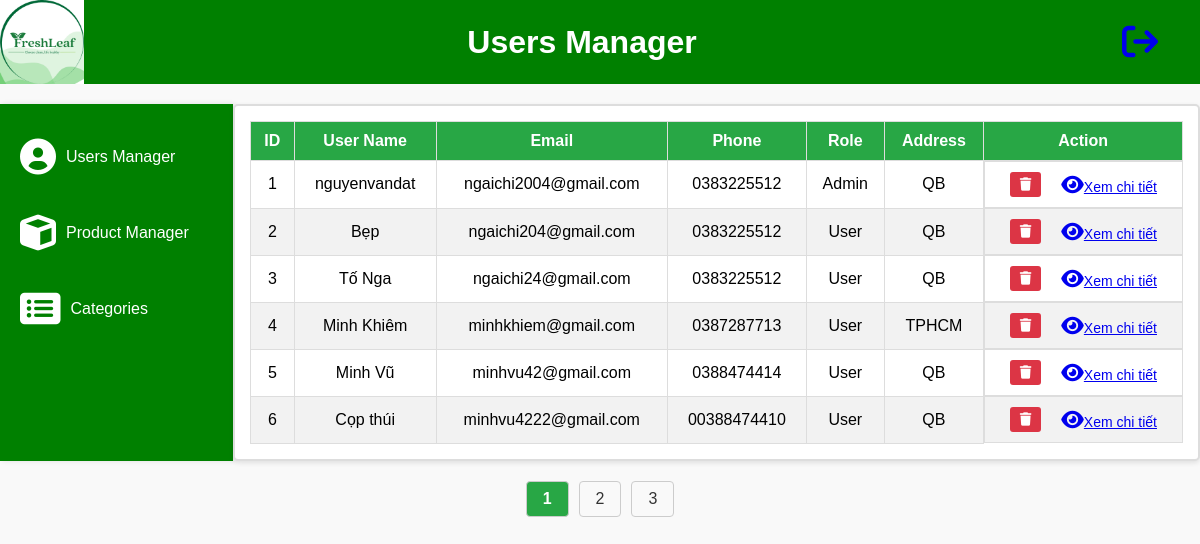
The app's page /Admin/UserManager (signed in) with its own data.
### tables this page shows
CREATE TABLE `users` (
  `user_id` int(11) NOT NULL,
  `user_name` varchar(100) NOT NULL,
  `password` char(100) NOT NULL,
  `email` varchar(100) NOT NULL,
  `phone` char(10) NOT NULL,
  `role` enum('User','Admin') DEFAULT 'User',
  `avatar` varchar(200) DEFAULT NULL,
  `address` text DEFAULT NULL
);

### mvc/core/Controller.php (called while the page is built, shortened)
<?php
class Controller {
    public function view($view, $data = []) {
        require_once "./mvc/views/" . $view . ".php";
    }
}
?>

### mvc/core/App.php (called while the page is built, shortened)
<?php
class App {
    protected $method = 'index';
    public function __construct() {
        $url = $this->parseUrl();
        if (isset($url[0]) && file_exists('./mvc/controller/' . $url[0] . 'Controller.php')) {
            unset($url[0]);
        }
        $controller = new $this->controller;
        if (isset($url[1]) && method_exists($controller, $url[1])) {
            $this->method = $url[1];
            unset($url[1]);
        }
        $this->params = $url ? array_values($url) : [];
        call_user_func_array([$controller, $this->method], $this->params);
    }
    public function parseUrl() {
        if (isset($_GET['url']) && is_string($_GET['url'])) {
            return explode('/', filter_var(rtrim($_GET['url'], '/'), FILTER_SANITIZE_URL));
        }
        return [];
    }
}
?>

### index.php (called while the page is built)
<?php
require_once './mvc/core/App.php';
require_once './mvc/core/Db.php';
require_once './mvc/core/Controller.php';
$app = new App;
?>

### mvc/core/Db.php (called while the page is built, shortened)
<?php
class Db {
    private $host = "localhost";
    private $username = "root";
    private $password = "";
    private $dbname = "freshLeaf_website";
    public function __construct() {
        $this->conn = new mysqli($this->host, $this->username, $this->password, $this->dbname);
    }
}
?>

### mvc/model/UserModel.php (called while the page is built, shortened)
<?php
require_once('C:\xampp\htdocs\Testfreshlead\mvc\core\Db.php');
    class UserModel extends Db{
        public function getAllUserPagination($limit, $offset) {
            $sql = "SELECT * FROM Users LIMIT ? OFFSET ?";
            $stmt = $this->conn->prepare($sql);
            $stmt->bind_param("ii", $limit, $offset);
            $stmt->execute();
            $result = $stmt->get_result();
            return $result ? $result->fetch_all(MYSQLI_ASSOC) : [];
        }
    }
?>

### mvc/views/Admin/UsersManager.php (the view, shortened to what this page needs)
<?php
    require_once('C:\xampp\htdocs\Testfreshlead\mvc\controller\AdminController.php');
    $Users = $data['user'];
    $totalPages = $data['totalPages'];
    $currentPage= $data['currentPage'];
?>
<!DOCTYPE html>
<html lang="en">
<head>
    <link rel="stylesheet" href="https://cdnjs.cloudflare.com/ajax/libs/font-awesome/4.7.0/css/font-awesome.min.css">
    <link href="https://cdnjs.cloudflare.com/ajax/libs/font-awesome/6.0.0-beta3/css/all.min.css" rel="stylesheet">
    <link rel="stylesheet" href="/Testfreshlead/public/css/users.css?v=<?php echo time();?>">
</head>
<body>
    <div class="title">
        <img src="/Testfreshlead/public/images/logo_website.png" alt="">
        <h1>Users Manager</h1>
        <div class="logout"><a href="/Testfreshlead/User/Logout"><i class="fa fa-sign-out" style="font-size:36px"></i></a></div>
    </div>
    <div class="content">
        <div class="navigation">
            <button class="btn">
                <a href="/Testfreshlead/Admin/UserManager"><i class="fa fa-user-circle-o" style="font-size:36px"></i>Users Manager</a>
            </button>
            <button class="btn">
            <a href="/Testfreshlead/Admin/ProductManager">
            <i class="fas fa-cube" style="font-size:36px"></i>
                Product Manager
            </a>
            </button>
            <button class="btn">
                <a href="/Testfreshlead/Admin/Categories">
                    <i class="fa fa-list-alt" style="font-size:36px;"></i>Categories
                </a>
            </button>
        </div>
        <div class="tableContent">
            <table>
                <thead>
                    <tr>
                        <th>ID</th>
                        <th>User Name</th>
                        <th>Email</th>
                        <th>Phone</th>
                        <th>Role</th>
                        <th>Address</th>
                        <th>Action</th>
                    </tr>
                </thead>
                <tbody>
                    <?php foreach ($Users as $user): ?>
                        <tr class="tableBody">
                            <td><?php echo $user['user_id']; ?></td>
                            <td><?php echo $user['user_name']; ?></td>
                            <td><?php echo $user['email']; ?></td>
                            <td>0<?php echo $user['phone']; ?></td>
                            <td><?php echo $user['role']; ?></td>
                            <td><?php echo $user['address'] ?></td>
                            <td class="action">
                                <form method="POST" action="/Testfreshlead/Admin/deleteUser" onsubmit="return confirm('Are you sure you want to delete this user?');">
                                    <button type="submit" class="delete-btn">
                                        <i class="fa fa-trash"></i>
                                    </button>
                                </form>
                                    <div class="contentDetail"><a href="/Testfreshlead/Admin/userDetail/<?php echo $user['user_id'] ?>"><i class="fa fa-eye" style="font-size:20px"></i>Xem chi tiết</a></div>
                            </td>
                        </tr>
                    <?php endforeach; ?>
                </tbody>
            </table>
        </div>
    </div>
    <div class="pagination">
            <?php for ($i = 1; $i <= $totalPages; $i++): ?>
                <a href="/Testfreshlead/Admin/UserManager?page=<?php echo $i; ?>"
                    class="<?php echo $i === $currentPage ? 'active' : ''; ?>">
                    <?php echo $i; ?>
                </a>
            <?php endfor; ?>
        </div>
</body>
</html>

### mvc/controller/AdminController.php (shortened to what this page needs)
<?php
require_once('C:\xampp\htdocs\Testfreshlead\mvc\model\UserModel.php');
require_once('C:\xampp\htdocs\Testfreshlead\mvc\core\Controller.php');
    class AdminController extends Controller{
        public function UserManager(){
            $limit = 6;
            $page = isset($_GET['page']) ? max(1, (int)$_GET['page']) : 1;
            $offset = ($page - 1) * $limit;
            $this->model = new UserModel();
            $getUser = $this->model->getAllUserPagination($limit, $offset);
            $totalUser = $this->model->getCoutnUser();
            $totalPages = ceil($totalUser / $limit);
            if (empty($getUser)) {
                echo "Không có sản phẩm nào trong Database";
            } else {
                $this->view("./Admin/UsersManager", ["user" => $getUser,"totalPages" => $totalPages,"currentPage" => $page]);
            }
        }
    }
?>

### Public/Css/users.css (style rules this page uses)
body { font-family: Arial, sans-serif; margin: 0; padding: 0; background-color: #f9f9f9; }
.title { display: flex; background-color: green; justify-content: space-between; align-items: center; color: white; text-align: center; font-weight: bold; }
.title img { width: 7%; height:10%; }
.title .logout { width: 10%; }
.content { display: flex; padding-top: 20px; }
.navigation { border: none; background-color: green; padding: 20px 0; width: 300px; height: auto; box-shadow: 2px 0 5px rgba(0, 0, 0, 0.1); }
.navigation .btn { display: block; width: 100%; align-items: center; padding: 15px 20px; margin-bottom: 10px; color: white; text-decoration: none; background-color: transparent; border: none; cursor: pointer; transition: background-color 0.3s ease; }
.navigation .btn a { text-decoration: none; color: white; font-size: 16px; display: flex; align-items: center; gap: 10px; }
.navigation .btn a i { font-size: 20px; }
.tableContent { width: 100%; border: 2px solid #ddd; background-color: #fff; padding: 15px; box-shadow: 0 2px 5px rgba(0, 0, 0, 0.1); border-radius: 5px; }
.tableContent table { width: 100%; border-collapse: collapse; margin: 0 auto; text-align: center; }
.tableContent th, .tableContent td { border: 1px solid #ddd; padding: 10px; }
.tableContent th { background-color: #28a745; color: white; font-weight: bold; }
.tableContent tr:nth-child(even) { background-color: #f2f2f2; }
.tableContent .edit-btn, .tableContent .delete-btn { padding: 5px 10px; border: none; border-radius: 3px; color: white; cursor: pointer; }
.tableContent .delete-btn { background-color: #dc3545; }
.contentDetail { font-size: 14px; }
.action { display: flex; align-items: center; justify-content: center; gap: 20px; }
.pagination { display: flex; justify-content: center; margin: 20px; }
.pagination a { display: inline-block; padding: 8px 16px; margin: 0 5px; border: 1px solid #ccc; text-decoration: none; color: #333; font-size: 16px; border-radius: 4px; transition: background-color 0.3s, color 0.3s; }
.pagination .active { background-color: #28a745; color: white; font-weight: bold; cursor: default; }

### records on screen
users: user_id "1", user_name "nguyenvandat", email "ngaichi2004@gmail.com", phone "383225512", role "Admin", address "QB"
users: user_id "2", user_name "Bẹp", email "ngaichi204@gmail.com", phone "383225512", role "User", address "QB"
users: user_id "3", user_name "Tố Nga", email "ngaichi24@gmail.com", phone "383225512", role "User", address "QB"
users: user_id "4", user_name "Minh Khiêm", email "minhkhiem@gmail.com", phone "387287713", role "User", address "TPHCM"
users: user_id "5", user_name "Minh Vũ", email "minhvu42@gmail.com", phone "388474414", role "User", address "QB"
users: user_id "6", user_name "Cọp thúi", email "minhvu4222@gmail.com", phone "0388474410", role "User", address "QB"
